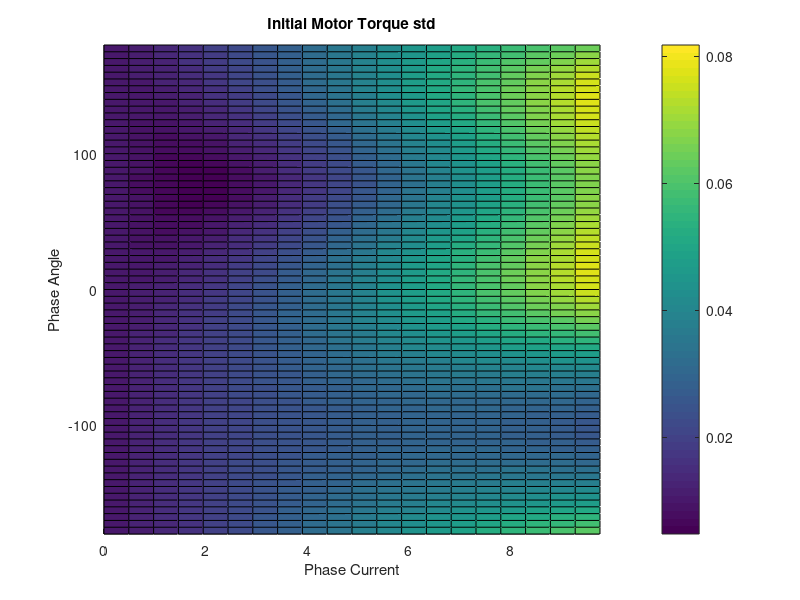
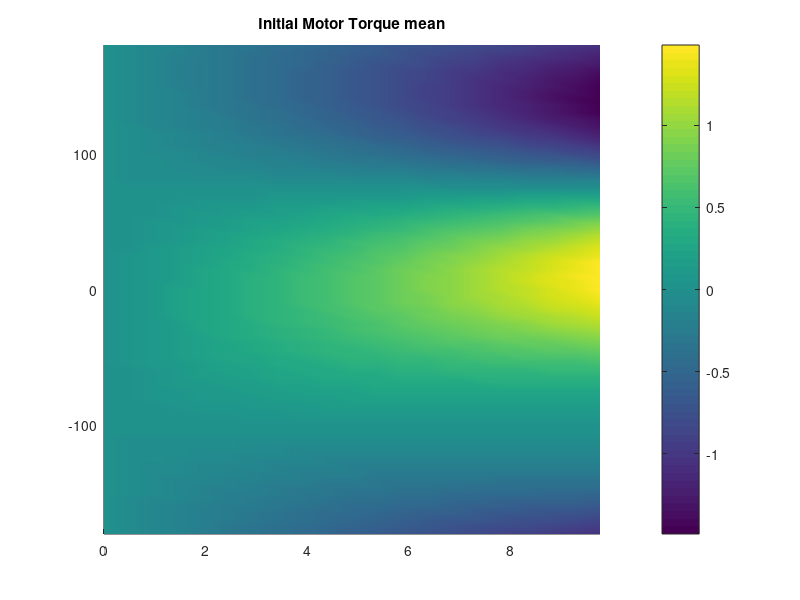
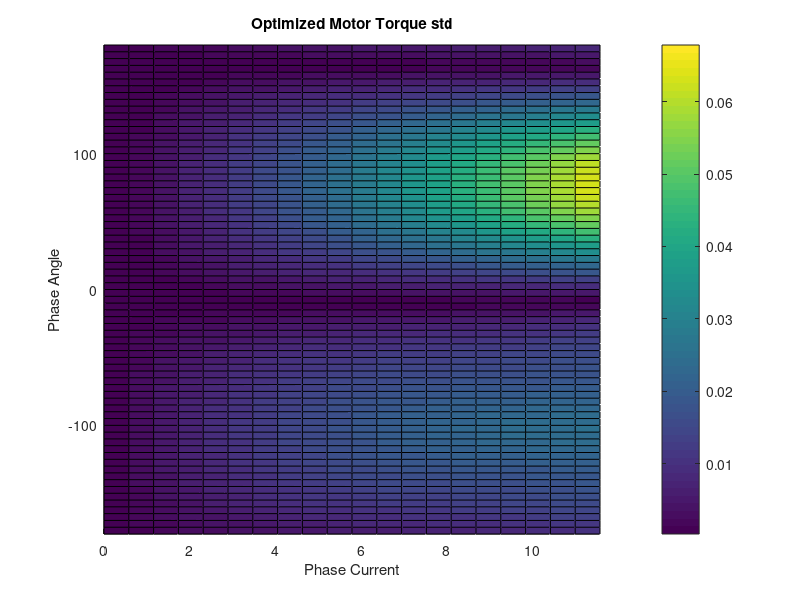
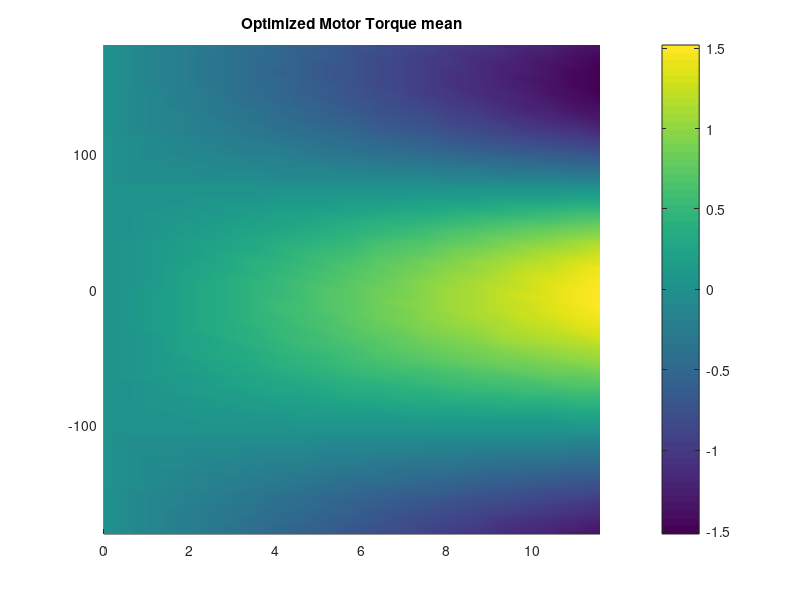

The MATLAB source for these figures, in order: (Note: this script raises an error after producing the figures.)


load('InitValues.mat')
TmeanMapInit = mean(TorquesMapInit, 3);
TstdMapInit = std(TorquesMapInit, 1, 3);

%%
[xx,yy] = meshgrid(currentsMapInit, PhaseAnglesInit);
figure
s = surf(xx,yy,TstdMapInit');
% shading interp
xlim([min(currentsMapInit), max(currentsMapInit)])
ylim([min(PhaseAnglesInit), max(PhaseAnglesInit)])
xlabel("Phase Current")
ylabel("Phase Angle")
title("Initial Motor Torque std")
colorbar
view(2)

%%
figure
surf(xx,yy,TmeanMapInit')
shading interp
xlim([min(currentsMapInit), max(currentsMapInit)])
ylim([min(PhaseAnglesInit), max(PhaseAnglesInit)])
title("Initial Motor Torque mean")
colorbar
view(2)

%%

load('OptValues.mat')
TmeanMapOpt = mean(TorquesMapOpt, 3);
TstdMapOpt = std(TorquesMapOpt, 1, 3);

%%
[xx,yy] = meshgrid(currentsMapOpt, PhaseAnglesOpt);
figure
s = surf(xx,yy,TstdMapOpt');
% shading interp
xlim([min(currentsMapOpt), max(currentsMapOpt)])
ylim([min(PhaseAnglesOpt), max(PhaseAnglesOpt)])
xlabel("Phase Current")
ylabel("Phase Angle")
title("Optimized Motor Torque std")
colorbar
view(2)

%%
figure
surf(xx,yy,TmeanMapOpt')
shading interp
xlim([min(currentsMapOpt), max(currentsMapOpt)])
ylim([min(PhaseAnglesOpt), max(PhaseAnglesOpt)])
title("Optimized Motor Torque mean")
colorbar
view(2)

%%
set(groot, 'defaultAxesTickLabelInterpreter', 'latex'); 
set(groot, 'defaultLegendInterpreter', 'latex');
f = figure("Position",[0,0,500,300]);
currentsRel = currentsMapOpt/max(currentsMapOpt);
[xx,yy] = meshgrid(currentsRel, PhaseAnglesOpt);

Improvement = (TstdMapInit-TstdMapOpt)./TstdMapInit*100;
surf(xx,yy,Improvement')

% colormap winter
npts = 20;

c1 = [185, 15, 34];
c2 = [153, 192, 0];
c2 = [127, 171, 22];
% colors = [linspace(c1(1),c2(1),npts)', linspace(c1(2),c2(2),npts)', linspace(c1(3),c2(3),npts)']/255;
colors1 = [linspace(c1(1),255, npts)', linspace(c1(2),255,npts)', linspace(c1(3),255,npts)']/255;
colors2 = [linspace(255,c2(1), npts)', linspace(255,c2(2),npts)', linspace(255,c2(3),npts)']/255;
colors = [colors1; colors2];

colormap(colors)
view(2)
xticks(linspace(0,1,11))

shading interp
c = colorbar;
c.TickLabelInterpreter = 'latex';
c.Label.Interpreter = 'latex';
c.Label.String = 'Torque std improvement (\%)';
c.FontSize = 16;
c.Label.FontSize = 18;
clim([-100,100])

ylim([-90,90])
yticks([-90:15:90])

set(gca, 'FontSize', 16)
xlabel('$J/J_{\mathrm{0}}$', 'Interpreter','latex')
ylabel("Electric phase angle ($^\circ$)", 'Interpreter','latex')

exportgraphics(f, 'TorqueRippleReduction.png')
exportgraphics(f, 'TorqueRippleReduction.pdf')


%%
% phases = -180:5:180;
% figure(42)
% clf
% plot(squeeze(TorquesMapInit(4,51,:)))
% hold on
% plot(squeeze(TorquesMapOpt(4,51,:)))
